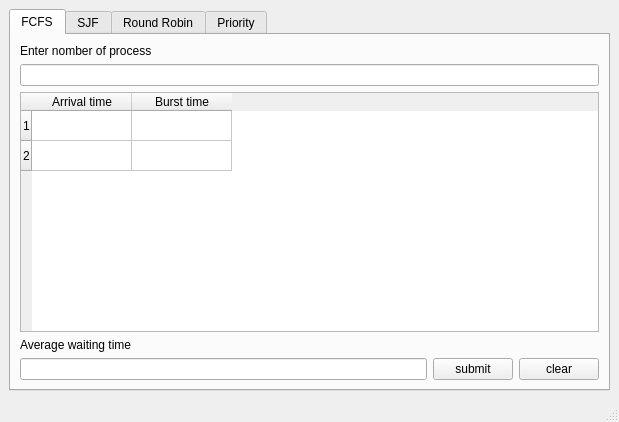
<?xml version="1.0" encoding="UTF-8"?>
<ui version="4.0">
 <class>MainWindow</class>
 <widget class="QMainWindow" name="MainWindow">
  <property name="geometry">
   <rect>
    <x>0</x>
    <y>0</y>
    <width>619</width>
    <height>422</height>
   </rect>
  </property>
  <property name="windowTitle">
   <string>MainWindow</string>
  </property>
  <widget class="QWidget" name="centralwidget">
   <layout class="QGridLayout" name="gridLayout_2">
    <item row="0" column="0">
     <layout class="QGridLayout" name="gridLayout">
      <item row="0" column="0">
       <widget class="QTabWidget" name="tableWidget">
        <property name="currentIndex">
         <number>0</number>
        </property>
        <widget class="QWidget" name="fcfs">
         <attribute name="title">
          <string>FCFS</string>
         </attribute>
         <layout class="QGridLayout" name="gridLayout_5">
          <item row="5" column="0">
           <widget class="QLineEdit" name="lineEdit_2"/>
          </item>
          <item row="2" column="0" colspan="2">
           <widget class="QTableWidget" name="tableWidgetfcfs">
            <property name="toolTip">
             <string>&lt;html&gt;&lt;head/&gt;&lt;body&gt;&lt;p&gt;table&lt;/p&gt;&lt;/body&gt;&lt;/html&gt;</string>
            </property>
            <property name="sizeAdjustPolicy">
             <enum>QAbstractScrollArea::AdjustToContents</enum>
            </property>
            <property name="alternatingRowColors">
             <bool>false</bool>
            </property>
            <row>
             <property name="text">
              <string>1</string>
             </property>
            </row>
            <row>
             <property name="text">
              <string>2</string>
             </property>
            </row>
            <column>
             <property name="text">
              <string>Arrival time</string>
             </property>
            </column>
            <column>
             <property name="text">
              <string>Burst time</string>
             </property>
            </column>
           </widget>
          </item>
          <item row="0" column="0">
           <widget class="QLabel" name="label">
            <property name="text">
             <string>Enter nomber of process</string>
            </property>
           </widget>
          </item>
          <item row="4" column="0">
           <widget class="QLabel" name="label_2">
            <property name="text">
             <string>Average waiting time</string>
            </property>
           </widget>
          </item>
          <item row="1" column="0" colspan="2">
           <widget class="QLineEdit" name="lineEditfcfs"/>
          </item>
          <item row="5" column="1">
           <layout class="QHBoxLayout" name="horizontalLayout">
            <item>
             <widget class="QPushButton" name="pushButton_10">
              <property name="text">
               <string>submit</string>
              </property>
             </widget>
            </item>
            <item>
             <widget class="QPushButton" name="push_Buttonclear">
              <property name="text">
               <string>clear</string>
              </property>
             </widget>
            </item>
           </layout>
          </item>
         </layout>
        </widget>
        <widget class="QWidget" name="sif">
         <attribute name="title">
          <string>SJF</string>
         </attribute>
         <layout class="QGridLayout" name="gridLayout_6">
          <item row="1" column="0">
           <widget class="QLineEdit" name="lineEditsjf"/>
          </item>
          <item row="2" column="0" colspan="2">
           <widget class="QTableWidget" name="tableWidgetsjf">
            <property name="toolTip">
             <string>&lt;html&gt;&lt;head/&gt;&lt;body&gt;&lt;p&gt;table&lt;/p&gt;&lt;/body&gt;&lt;/html&gt;</string>
            </property>
            <row>
             <property name="text">
              <string>1</string>
             </property>
            </row>
            <row>
             <property name="text">
              <string>2</string>
             </property>
            </row>
            <column>
             <property name="text">
              <string>Arrival time</string>
             </property>
            </column>
            <column>
             <property name="text">
              <string>Burst time</string>
             </property>
            </column>
           </widget>
          </item>
          <item row="4" column="1">
           <layout class="QHBoxLayout" name="horizontalLayout_2">
            <item>
             <widget class="QPushButton" name="pushButton_4">
              <property name="text">
               <string>submit</string>
              </property>
             </widget>
            </item>
            <item>
             <widget class="QPushButton" name="push_Buttonclear1">
              <property name="text">
               <string>clear</string>
              </property>
             </widget>
            </item>
           </layout>
          </item>
          <item row="0" column="1" rowspan="2">
           <layout class="QHBoxLayout" name="horizontalLayout_3">
            <item>
             <widget class="QRadioButton" name="radioButton">
              <property name="text">
               <string>Premetive</string>
              </property>
             </widget>
            </item>
            <item>
             <widget class="QRadioButton" name="radioButton_2">
              <property name="text">
               <string>Non-Perimitive</string>
              </property>
             </widget>
            </item>
           </layout>
          </item>
          <item row="4" column="0">
           <widget class="QLineEdit" name="lineEdit_4"/>
          </item>
          <item row="0" column="0">
           <widget class="QLabel" name="label_3">
            <property name="text">
             <string>Enter nomber of process</string>
            </property>
           </widget>
          </item>
          <item row="3" column="0">
           <widget class="QLabel" name="label_4">
            <property name="text">
             <string>Average waiting time</string>
            </property>
           </widget>
          </item>
         </layout>
        </widget>
        <widget class="QWidget" name="roundroubin">
         <attribute name="title">
          <string>Round Robin</string>
         </attribute>
         <layout class="QGridLayout" name="gridLayout_9">
          <item row="3" column="0">
           <widget class="QLabel" name="label_6">
            <property name="text">
             <string>Average waiting time</string>
            </property>
           </widget>
          </item>
          <item row="4" column="0">
           <widget class="QLineEdit" name="lineEdit_6">
            <property name="sizePolicy">
             <sizepolicy hsizetype="Expanding" vsizetype="Fixed">
              <horstretch>30</horstretch>
              <verstretch>0</verstretch>
             </sizepolicy>
            </property>
            <property name="minimumSize">
             <size>
              <width>30</width>
              <height>0</height>
             </size>
            </property>
           </widget>
          </item>
          <item row="2" column="0" colspan="3">
           <widget class="QTableWidget" name="tableWidgetrr">
            <property name="toolTip">
             <string>&lt;html&gt;&lt;head/&gt;&lt;body&gt;&lt;p&gt;table&lt;/p&gt;&lt;/body&gt;&lt;/html&gt;</string>
            </property>
            <row>
             <property name="text">
              <string>1</string>
             </property>
            </row>
            <row>
             <property name="text">
              <string>2</string>
             </property>
            </row>
            <column>
             <property name="text">
              <string>Arrival time</string>
             </property>
            </column>
            <column>
             <property name="text">
              <string>Burst time</string>
             </property>
            </column>
           </widget>
          </item>
          <item row="4" column="1" colspan="2">
           <layout class="QGridLayout" name="gridLayout_3">
            <item row="0" column="0">
             <widget class="QPushButton" name="pushButton_5">
              <property name="text">
               <string>submit</string>
              </property>
             </widget>
            </item>
            <item row="0" column="1">
             <widget class="QPushButton" name="push_Buttonclear2">
              <property name="text">
               <string>clear</string>
              </property>
             </widget>
            </item>
           </layout>
          </item>
          <item row="0" column="0">
           <widget class="QLabel" name="label_5">
            <property name="text">
             <string>Enter nomber of process</string>
            </property>
           </widget>
          </item>
          <item row="1" column="2">
           <layout class="QHBoxLayout" name="horizontalLayout_4">
            <item>
             <widget class="QLabel" name="label_7">
              <property name="text">
               <string>Quatum</string>
              </property>
             </widget>
            </item>
            <item>
             <widget class="QLineEdit" name="lineEdit_7"/>
            </item>
           </layout>
          </item>
          <item row="1" column="0" colspan="2">
           <widget class="QLineEdit" name="lineEditrr"/>
          </item>
         </layout>
        </widget>
        <widget class="QWidget" name="priority">
         <attribute name="title">
          <string>Priority</string>
         </attribute>
         <layout class="QGridLayout" name="gridLayout_7">
          <item row="1" column="0">
           <widget class="QLineEdit" name="lineEditper"/>
          </item>
          <item row="0" column="0">
           <widget class="QLabel" name="label_8">
            <property name="text">
             <string>Enter nomber of process</string>
            </property>
           </widget>
          </item>
          <item row="0" column="1" rowspan="2">
           <layout class="QHBoxLayout" name="horizontalLayout_7">
            <item>
             <widget class="QRadioButton" name="radioButton_3">
              <property name="text">
               <string>Premetive</string>
              </property>
             </widget>
            </item>
            <item>
             <widget class="QRadioButton" name="radioButton_4">
              <property name="text">
               <string>Non-Perimitive</string>
              </property>
             </widget>
            </item>
           </layout>
          </item>
          <item row="2" column="0" colspan="2">
           <widget class="QTableWidget" name="tableWidgetper">
            <property name="toolTip">
             <string>&lt;html&gt;&lt;head/&gt;&lt;body&gt;&lt;p&gt;table&lt;/p&gt;&lt;/body&gt;&lt;/html&gt;</string>
            </property>
            <row>
             <property name="text">
              <string>1</string>
             </property>
            </row>
            <row>
             <property name="text">
              <string>2</string>
             </property>
            </row>
            <column>
             <property name="text">
              <string>Arrival time</string>
             </property>
            </column>
            <column>
             <property name="text">
              <string>Burst time</string>
             </property>
            </column>
            <column>
             <property name="text">
              <string>Piority</string>
             </property>
            </column>
           </widget>
          </item>
          <item row="3" column="0">
           <widget class="QLabel" name="label_9">
            <property name="text">
             <string>Average waiting time</string>
            </property>
           </widget>
          </item>
          <item row="4" column="1">
           <layout class="QHBoxLayout" name="horizontalLayout_6">
            <item>
             <widget class="QPushButton" name="pushButton_7">
              <property name="text">
               <string>submit</string>
              </property>
             </widget>
            </item>
            <item>
             <widget class="QPushButton" name="push_Buttonclear3">
              <property name="text">
               <string>clear</string>
              </property>
             </widget>
            </item>
           </layout>
          </item>
          <item row="4" column="0">
           <widget class="QLineEdit" name="lineEdit_9"/>
          </item>
         </layout>
        </widget>
       </widget>
      </item>
     </layout>
    </item>
   </layout>
  </widget>
  <widget class="QMenuBar" name="menubar">
   <property name="geometry">
    <rect>
     <x>0</x>
     <y>0</y>
     <width>619</width>
     <height>26</height>
    </rect>
   </property>
  </widget>
  <widget class="QStatusBar" name="statusbar"/>
 </widget>
 <resources/>
 <connections/>
</ui>
